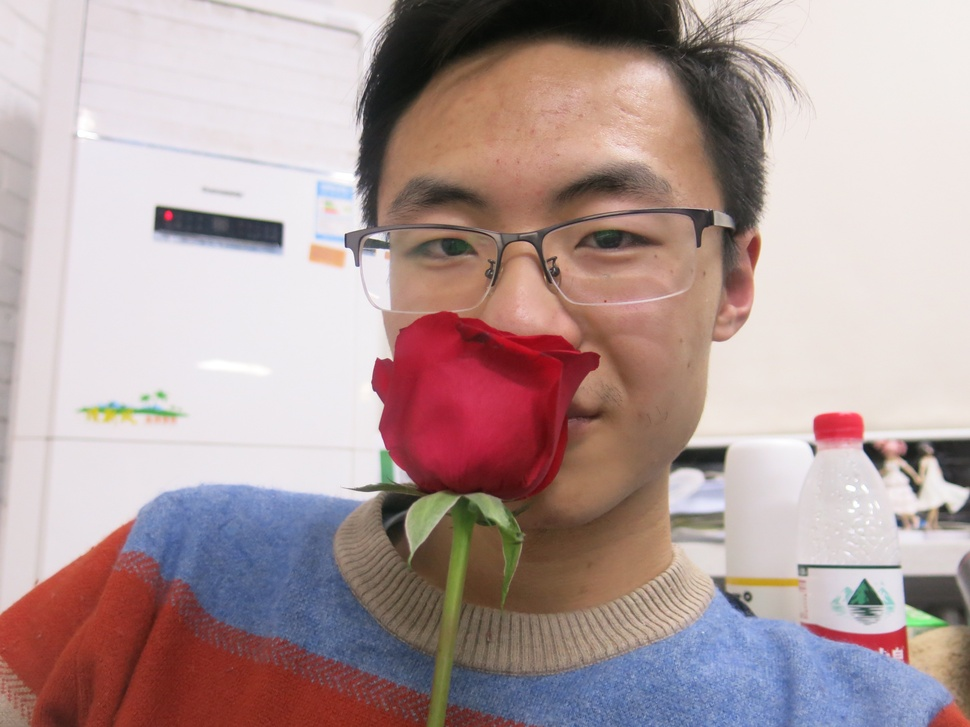
#> input picture pics/1.JPG, 970 x 727 px, shrunk from 4000 x 3000 before the run, found by its file name
$ python test2.py
#> lines starting #> are read from the running program, lines starting #| are printed output that depends on the picture; after the words box and inside, x2 and y2 are one past the last pixel; in counts of white or black regions, pixels touching at a corner belong together
from PIL import Image
from PIL import ImageFilter
from PIL import ImageEnhance

im = Image.open('1.jpg')
#> im is the input picture: PIL image 970x727 RGB; mean R, G, B 177.4, 156.2, 155.7

r, g, b = im.split()
newg = g.point(lambda i:i*0.9)
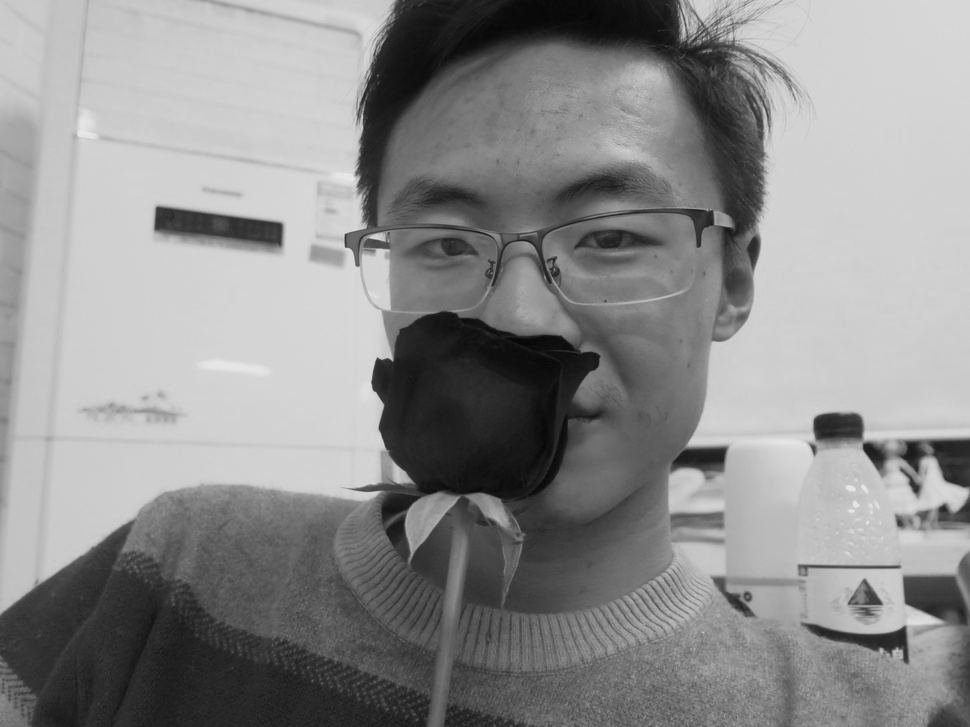
#> newg: PIL image 970x727 L; min 4, max 230, mean 140.6
newb = b.point(lambda b:b<100)
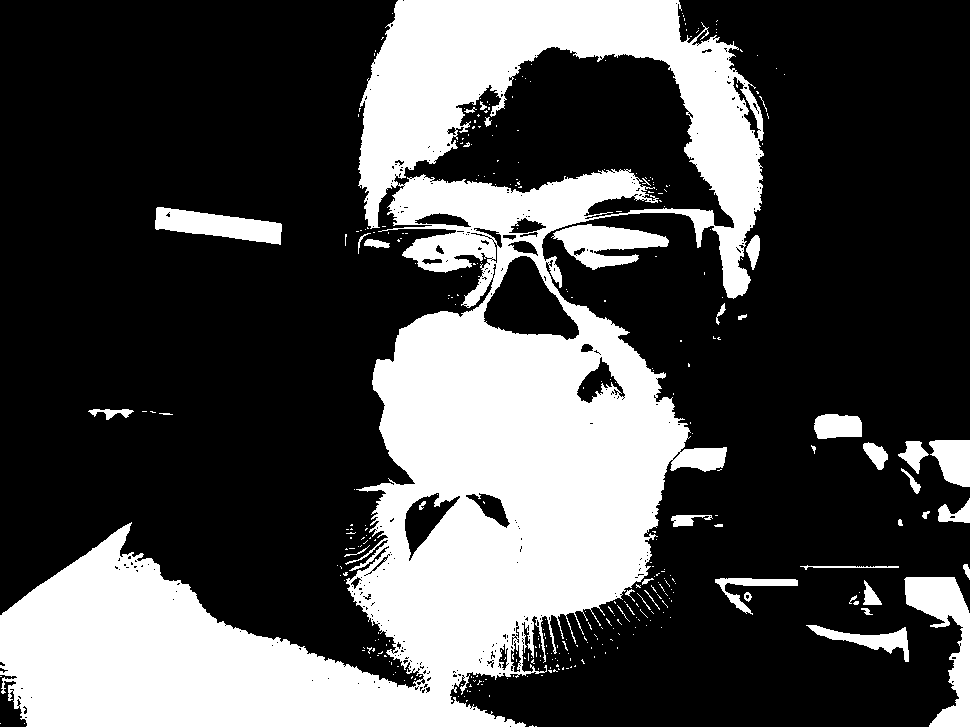
#> newb: PIL image 970x727 L; values 0 (black) and 1 (white), 30.2% white; 350 white regions (309 under 20 px), largest, box (x1, y1, x2, y2) and area: (0, 0, 764, 727) 193889, (904, 577, 970, 727) 4203, (551, 224, 669, 270) 2861
om1 = Image.merge("RGB",(r,newg,newb))
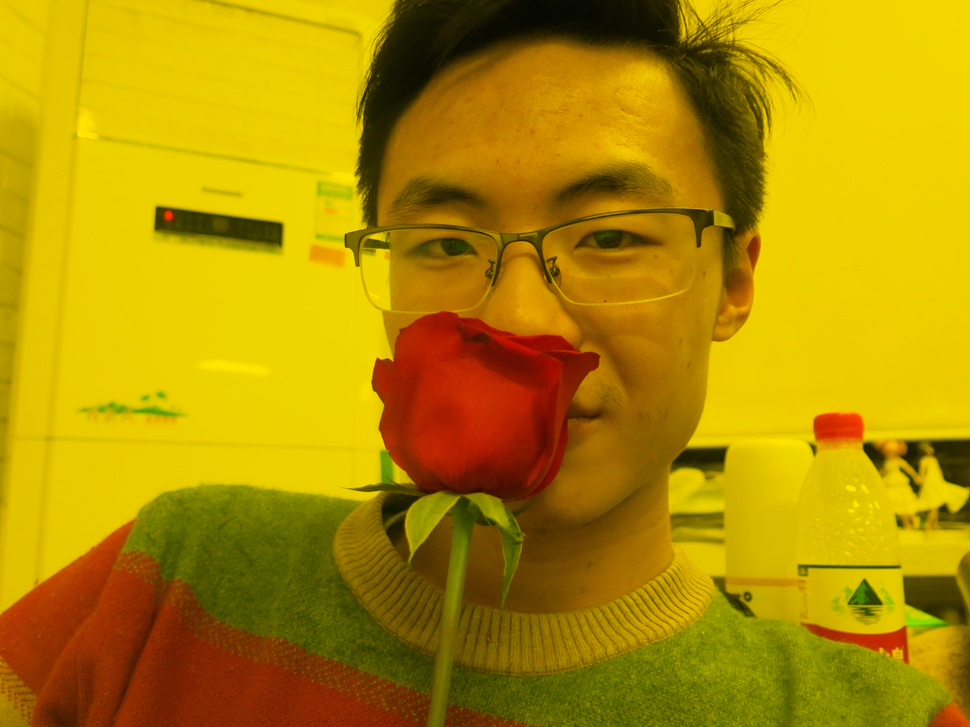
#> om1: PIL image 970x727 RGB; mean R, G, B 177.4, 140.6, 0.3
om1.save("11.jpg")
newr = r.point(lambda i:0)
#> newr: PIL image 970x727 L; every value is 0
om12 = Image.merge("RGB",(newr,g,b))
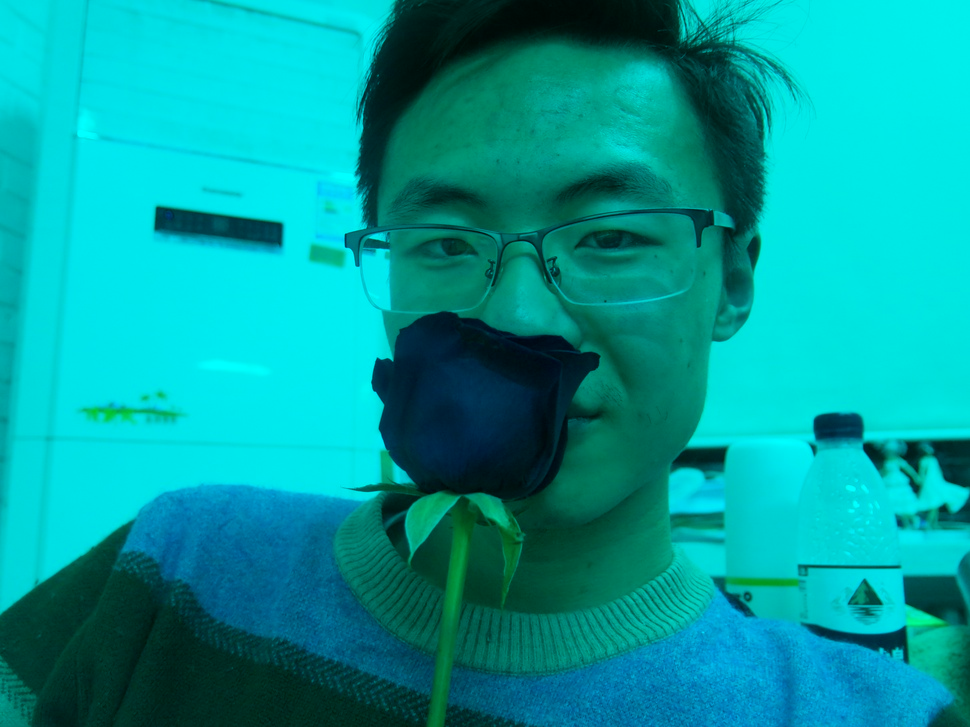
#> om12: PIL image 970x727 RGB; mean R, G, B 0, 156.2, 155.7
om12.save("12.jpg")

om2 = im.filter(ImageFilter.CONTOUR)
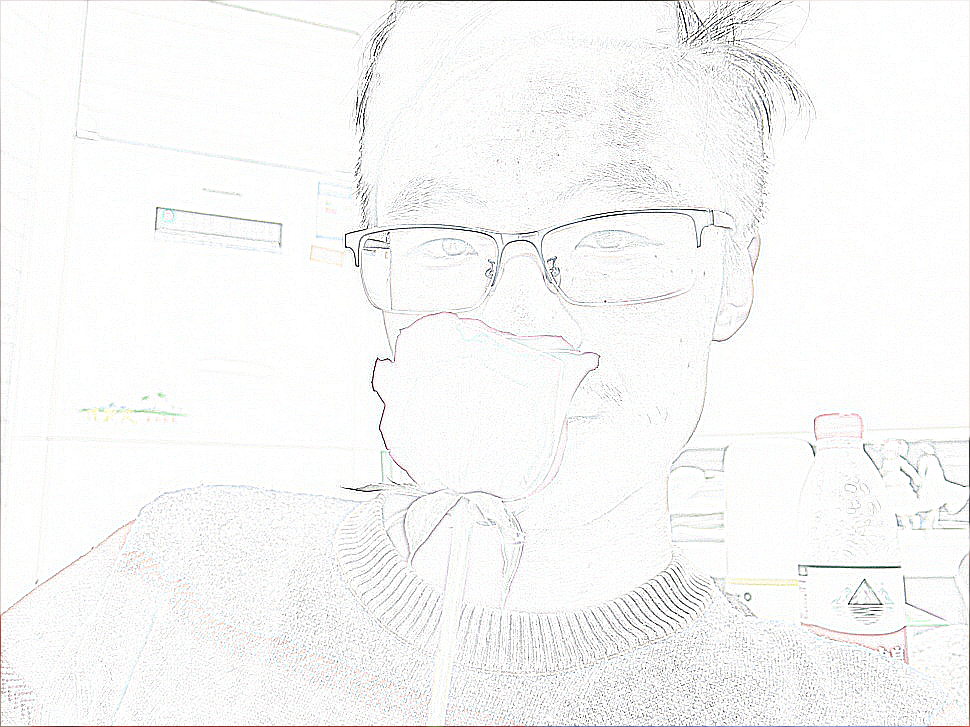
#> om2: PIL image 970x727 RGB; mean R, G, B 247.4, 247.5, 247.2
om2.save('3.jpg')

om3 = ImageEnhance.Contrast(im)
print(type(om3))
#| <class 'PIL.ImageEnhance.Contrast'>
om3.enhance(20).save('4.jpg')
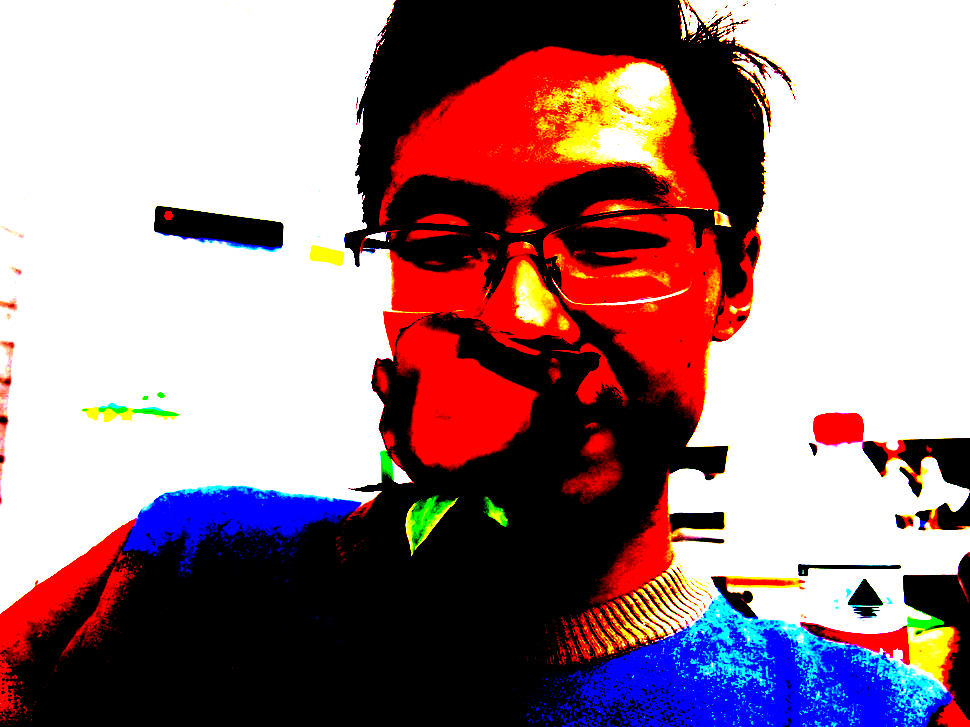
#> saved as 4.jpg: PIL image 970x727 RGB; mean R, G, B 158.7, 130, 135.5

$ run again, with pics/fruit.png saved as pics/1.JPG
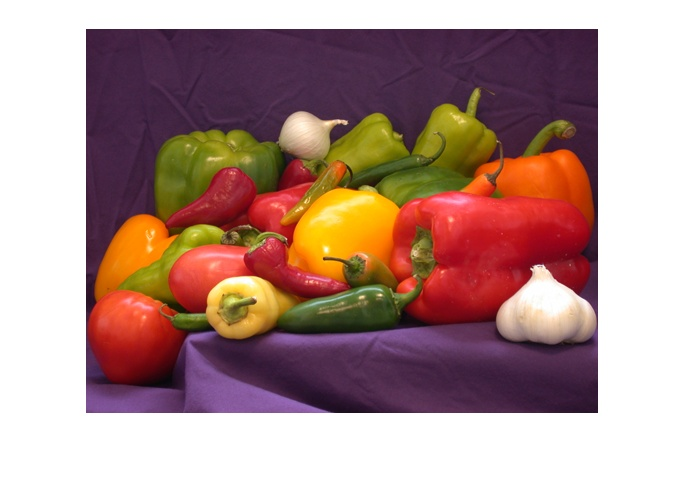
#> input picture pics/fruit.png, 686 x 477 px, found by its file name
#> im is the input picture: PIL image 686x477 RGB; mean R, G, B 174.3, 141.7, 136.4
#> `newb = b.point(lambda b:b<100)`:
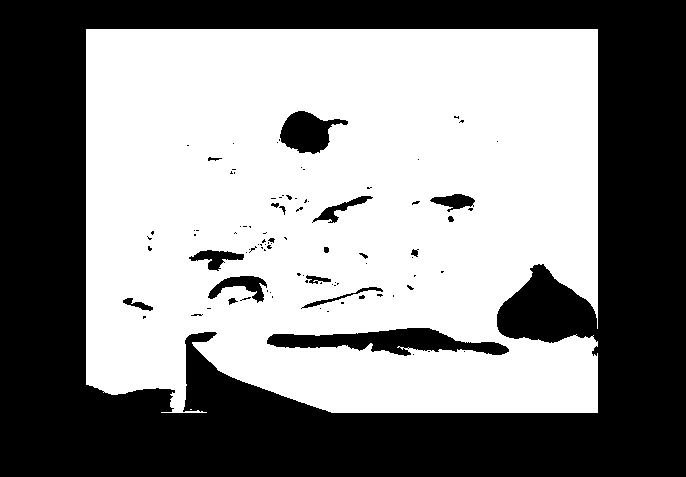
#> newb: PIL image 686x477 L; values 0 (black) and 1 (white), 54% white; 96 black regions (77 under 20 px), largest, box (x1, y1, x2, y2) and area: (0, 0, 686, 477) 141983, (267, 328, 509, 356) 3518, (280, 111, 348, 154) 1691
#> newr: PIL image 686x477 L; every value is 0
#| <class 'PIL.ImageEnhance.Contrast'>
#> `om3.enhance(20).save('4.jpg')`:
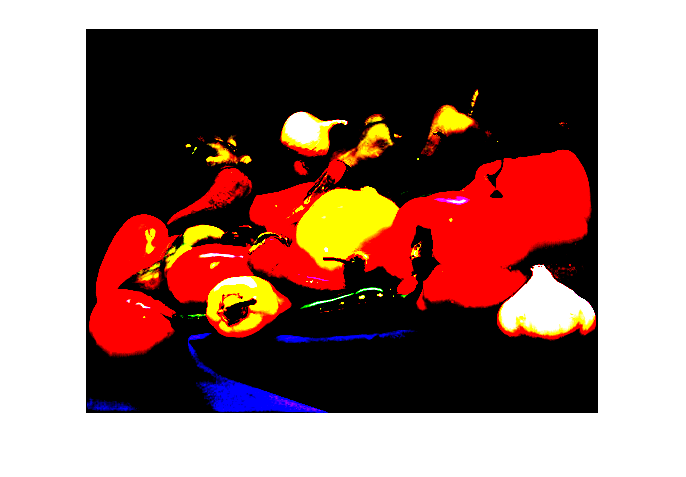
#> saved as 4.jpg: PIL image 686x477 RGB; mean R, G, B 147.5, 114.8, 108.3
